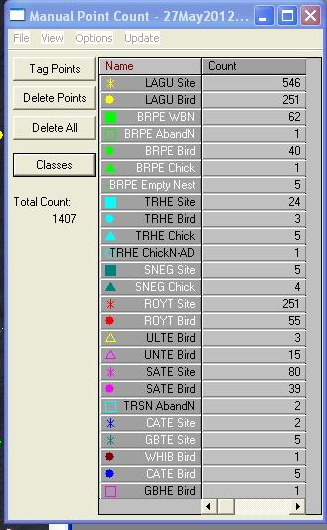
#> input picture data/fixtures/dialogs/A_felicity_2012_dialog.png, 327 x 530 px; its folder holds only this picture in this run
$ python -i classify.py   (imports and definitions only)
#> lines starting #> are read from the running program, lines starting #| are printed output that depends on the picture; after the words box and inside, x2 and y2 are one past the last pixel; in counts of white or black regions, pixels touching at a corner belong together
### src/legend.py
"""
Dialog legend parsing for bird annotation recovery.

The point-counting GUI renders a legend table inside the dialog box:
each row shows a colored marker glyph, a class name, and a count, all on
the same line. The marker's SHAPE and COLOR together identify the class —
color alone is ambiguous (e.g. a red circle = "LAGU Stand" but a red
square = "LAGU Roost"; a dark-red circle = "BRPE Ad").

This module extracts, per image, the ordered list of legend markers with
their shape + color. Those become per-image templates used to classify
dots in the aerial region, so categories that share a color but differ in
shape are kept separate.

Pipeline position: runs on the dialog region from ScreenshotDecomposer.
Input: dialog region (RGB numpy array)
Output: list[LegendEntry]

Design goal (per mentor): the detector should work from the screenshot
alone, without the annotation CSV. The CSV is used only to validate the
recovered mapping.
"""

from __future__ import annotations

import logging
import os
import re
from dataclasses import dataclass
from pathlib import Path
from typing import Optional

import cv2
import numpy as np
import yaml

logger = logging.getLogger(__name__)


# ─────────────────────────────────────────────────────
# CONFIG
# ─────────────────────────────────────────────────────

def _load_config() -> dict:
    config_path = Path(__file__).parent.parent / "config.yaml"
    if not config_path.exists():
        raise FileNotFoundError(f"Config not found: {config_path}")
    with open(config_path) as f:
        full = yaml.safe_load(f)
    return full.get("legend", {})


_CONFIG = _load_config()

# Defaults keep the module usable even if config.yaml has no `legend:` block.
_BLOB_SAT_MIN = _CONFIG.get("blob_sat_min", 90)
_SAT_MIN = _CONFIG.get("marker_sat_min", 70)
_VAL_MIN = _CONFIG.get("marker_val_min", 55)
_BLOB_AREA_MIN = _CONFIG.get("blob_area_min", 5)
_BLOB_AREA_MAX = _CONFIG.get("blob_area_max", 70)
_MARKER_BAND_PAD = _CONFIG.get("marker_band_pad", 5)
_PITCH_MIN = _CONFIG.get("row_pitch_min", 6.0)
_PITCH_MAX = _CONFIG.get("row_pitch_max", 12.0)
_FG_GREY_DELTA = _CONFIG.get("fg_grey_delta", 28)
_FILL_FILLED = _CONFIG.get("fill_filled", 0.55)
_LADDER_MIN = _CONFIG.get("ladder_min_rows", 3)
_DIALOG_MAX_AREA = _CONFIG.get("dialog_max_area_frac", 0.40)
_TEXT_MIN_COLS = _CONFIG.get("row_text_min_cols", 10)
_TEXT_MIN_RUNS = _CONFIG.get("row_text_min_runs", 3)
# Shortest cleaned token `_find_species` will try to match. Species codes are four
# letters, but OCR routinely drops the leading one; at 4 such a token never reaches
# the matcher. SPECIES_MIN_TOKEN=4 restores the old gate for A/B.
_SPECIES_MIN_TOKEN = int(os.environ.get("SPECIES_MIN_TOKEN", "3"))
_SQUARE_EXTENT = _CONFIG.get("square_extent", 0.72)


# ─────────────────────────────────────────────────────
# DATACLASS
# ─────────────────────────────────────────────────────

@dataclass
class LegendEntry:
    """
    One parsed legend row.

    Attributes:
        row: Vertical order index (0 = top row).
        cy: Marker center y in dialog coords.
        cx: Marker center x in dialog coords.
        shape: 'circle', 'square', 'star', 'triangle', 'ring', 'plus',
               or 'unknown' (best-effort label; matching uses `template`).
        color: HSV color name ('red', 'yellow', ...) or 'grey'.
        hue: Circular-mean hue [0,180] of marker foreground, or None for grey.
        marker: Cropped marker glyph (RGB), for visualization.
        template: Canonical (T x T) float glyph mask in [0,1], centered and
                  scale-normalized, used to match aerial dots by shape.
        class_name: Class label read from the dialog text (OCR), or None.
        species: Species code parsed from class_name (e.g. 'BRPE'), or None.
        category: Category parsed from class_name (e.g. 'Site'), or None.
        count: Per-class count read from the dialog Count column, or None.
    """
    row: int
    cy: float
    cx: float
    shape: str
    color: str
    hue: Optional[float]
    marker: np.ndarray
    template: np.ndarray
    class_name: Optional[str] = None
    species: Optional[str] = None
    category: Optional[str] = None
    count: Optional[int] = None

    def key(self) -> str:
        """Stable (shape, color) identity used to match aerial dots."""
        return f"{self.color}:{self.shape}"

    # [5 lines left out: function __repr__, not called in this run]


# ─────────────────────────────────────────────────────
# COLOR
# ─────────────────────────────────────────────────────

# Hue ranges mirror detect.py's color_bins (OpenCV hue 0-180).
_HUE_NAMES: list[tuple[str, list[tuple[int, int]]]] = [
    ("red", [(0, 10), (160, 180)]),
    ("orange", [(11, 22)]),
    ("yellow", [(23, 33)]),
    ("green", [(34, 85)]),
    ("cyan", [(86, 100)]),
    ("blue", [(101, 130)]),
    ("magenta", [(131, 159)]),
]


# [152 lines left out: functions _circular_mean_hue, _name_hue, _raw_components, _marker_blobs, _fit_grid, _foreground, not called in this run]


_UPSCALE = _CONFIG.get("glyph_upscale", 6)
_TEMPLATE_SIZE = _CONFIG.get("template_size", 24)


# [623 lines left out: functions _glyph_mask, _read_glyph, _central_component, canonical_template, _classify_shape, _axis_fraction and 11 more, not called in this run]


# ─────────────────────────────────────────────────────
# CLASS-NAME OCR (attach the text label to each marker)
# ─────────────────────────────────────────────────────

# Known category words (the suffix after the species code). Lower-cased.
_CATEGORIES = [
    "wbn", "site", "bird", "chick", "nest", "adult", "ad", "stand", "roost",
    "brood", "imm", "pbn", "abandn", "aband", "empty", "nestling", "sit",
    "float", "floating", "colony", "nestw", "chickn-ad", "chickn", "duck",
    "stand", "ad roost", "imm roost", "in colony",
]


# [303 lines left out: functions _ocr_engine, _levenshtein, _best_match, _find_species, _parse_class_text, _column_gridlines and 3 more, not called in this run]


# Species codes (from the dataset). Used to correct OCR of the species token.
_SPECIES_CODES = [
    "AMAV", "AMCO", "AMOY", "ANHI", "AWPE", "BBPL", "BBWD", "BCNH", "BLSK",
    "BLTE", "BNST", "BRNO", "BRPE", "BWTE", "CAEG", "CANG", "CARO", "CATE",
    "COGA", "COTE", "CRCA", "DAIB", "DCCO", "DUCK", "FICR", "FOCO", "FOTE",
    "FUWD", "GBHE", "GBTE", "GLIB", "GREG", "GRFL", "GRHE", "GTGR", "HERG",
    "LAGU", "LBBG", "LBHE", "LEBI", "LETE", "MABO", "MAFR", "MAGO", "MODU",
    "NECO", "NSHO", "OSPR", "RBGU", "REEG", "REKN", "ROSA", "ROSP", "ROST",
    "ROYT", "RSHA", "RUTU", "SATE", "SBDO", "SDHE", "SNEG", "SONO", "SOTE",
    "TRHE", "TRSN", "ULGU", "ULTE", "UNCO", "UNCR", "UNDU", "UNEG", "UNGT",
    "UNGU", "UNHG", "UNIB", "UNID", "UNNH", "UNRA", "UNSB", "UNSH", "UNTE",
    "UNWA", "UNWW", "USTE", "WADE", "WFIB", "WHEG", "WHIB", "WILL", "WIPH",
    "WIPL", "WOST", "YCNH",
]

### src/classify.py
"""
Classify aerial annotation dots against a per-image legend.

Stage that turns the parsed legend (src/legend.py) into separated, labelled
detections: each colored dot baked into the aerial photo is matched to one of
the legend markers by COLOUR first, then — when several classes share a colour
(e.g. red circle "BRPE WBN" vs red plus "BRPE bird") — by SHAPE via template
correlation against the legend glyph. This keeps categories that share a colour
distinct, which colour-only detection cannot do.

Input: aerial RGB + parsed legend entries (with templates).
Output: list[AerialDot], each assigned to a legend class.
"""

from __future__ import annotations

import logging
import os
from dataclasses import dataclass
from typing import Optional, TYPE_CHECKING

import cv2
import numpy as np
from scipy.ndimage import label as scipy_label
from scipy.ndimage import maximum_filter

if TYPE_CHECKING:  # avoid a runtime import cycle (subtract imports classify)
    from src.align import AlignResult

from src.legend import (
    LegendEntry,
    _read_glyph,
    _central_component,
    _classify_shape,
    _is_marker_like,
    _name_hue,
    _circular_mean_hue,
    _SAT_MIN,
    _VAL_MIN,
    canonical_template,
)

logger = logging.getLogger(__name__)

# ── Per-image colour anchoring ──────────────────────────────────────────────
# Josh's ask: assign each aerial dot to the dialog's OWN palette, not fixed
# global hue bins. Step-0 measurement (scripts/diagnose_marker_colors.py) showed
# hue barely varies within a colour group; the class-separating signal (e.g.
# light vs dark red) lives in BRIGHTNESS. So the anchor space must include value.
#
# For each aerial dot we compute a colour vector, then take as candidates the
# legend entries whose colour is within _COLOR_MARGIN of the closest one (a
# self-adapting cluster: same-colour classes stay together, a far light/dark
# variant drops out). Shape/template then separates same-colour candidates.
# Dots whose closest legend colour is beyond _COLOR_REJECT are left unassigned
# (off-palette noise) instead of being forced onto a wrong class.
_COLOR_SPACE = "lab"     # "lab" (perceptual, uniform threshold) or "hsv"
_COLOR_MARGIN = 22.0     # candidates within (min_dist + margin) of the dot
_COLOR_REJECT = 45.0     # closest colour beyond this -> unassigned
_UNSET = object()        # cache sentinel (avoids array-truthiness on None/ndarray)


@dataclass
class AerialDot:
    """A detected annotation dot in the aerial, assigned to a legend class."""
    cx: float
    cy: float
    color: str
    shape: str
    area: int
    template: np.ndarray
    quality: float = 0.0          # how dot-like (saturation/contrast); for ranking
    color_vec: Optional[np.ndarray] = None   # colour signature for palette anchoring
    # Filled in by assignment:
    legend_row: Optional[int] = None   # LegendEntry.row — the class IDENTITY
    species: Optional[str] = None
    category: Optional[str] = None
    class_name: Optional[str] = None   # display text; may be None or non-unique
    match_score: float = 0.0
    # Every row this dot's own colour proposed, best score first, and their scores.
    # Nothing in this module reads them: they exist so the export can carry more than
    # one candidate class per dot and let review settle the uncertain ones, which is
    # cheaper than re-running the pipeline to find out what the runner-up was.
    # A dot can carry candidates and still hold no class, when every one of them
    # filled up — that case is exactly the one worth reviewing.
    candidates: tuple = ()
    candidate_scores: tuple = ()


def _split_cluster(
    blob_mask: np.ndarray, n_expected: int,
) -> list[tuple[float, float]]:
    """
    Split a merged cluster of overlapping dots into individual centers.

    Overlapping annotation dots form one connected component. A distance
    transform peaks at each dot center; local maxima recover the individuals.
    Returns a list of (cx, cy) in blob_mask coordinates.
    """
    dist = cv2.distanceTransform(blob_mask, cv2.DIST_L2, 5)
    if dist.max() <= 0:
        return []
    # Peak-separation scaled to the expected per-dot footprint.
    fs = max(3, int(np.sqrt(blob_mask.sum() / max(n_expected, 1)) * 0.9))
    if fs % 2 == 0:
        fs += 1
    peaks = (dist == maximum_filter(dist, size=fs)) & (dist > 2.0)
    labeled, n_found = scipy_label(peaks)
    if n_found == 0:
        ys, xs = np.where(blob_mask > 0)
        return [(float(xs.mean()), float(ys.mean()))] if xs.size else []
    centers = []
    for j in range(1, n_found + 1):
        ys, xs = np.where(labeled == j)
        if xs.size:
            centers.append((float(xs.mean()), float(ys.mean())))
    return centers


def _dot_centers(
    rgb: np.ndarray, exclude: Optional[tuple[int, int, int, int]] = None,
    sat_min: int = 80, val_min: int = 55,
) -> tuple[list[tuple[float, float]], float]:
    """
    Centers of all annotation dots in the aerial, splitting merged clusters.

    Returns (centers, single_area). `exclude` is the dialog (x, y, w, h) box,
    whose dots are dropped so legend markers are not counted.
    """
#> called with sat_min = 80, val_min = 55
    hsv = cv2.cvtColor(cv2.cvtColor(rgb, cv2.COLOR_RGB2BGR), cv2.COLOR_BGR2HSV)
#> hsv: shape (530, 327, 3); mean H, S, V 30.4, 23.2, 194.1
    s, v = hsv[:, :, 1], hsv[:, :, 2]
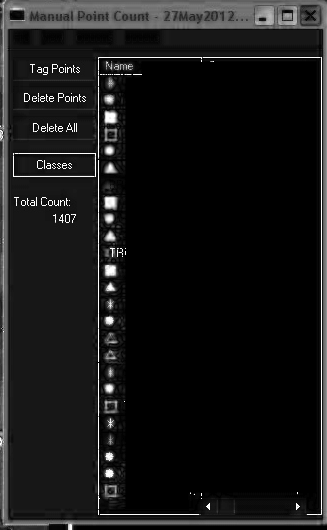
#> s: shape (530, 327); min 0, max 255, mean 23.2
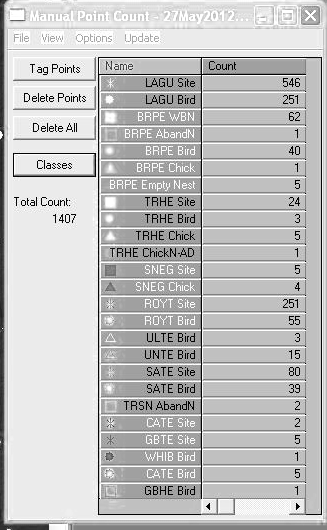
#> v: shape (530, 327); min 0, max 255, mean 194.1
    mask = ((s > sat_min) & (v > val_min)).astype(np.uint8)
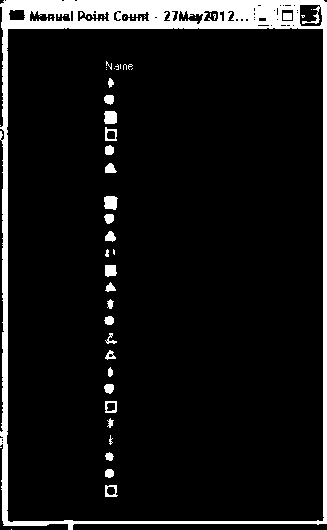
#> mask: shape (530, 327); values 0 (black) and 1 (white), 9% white; 53 white regions (28 under 20 px), largest, box (x1, y1, x2, y2) and area: (0, 0, 327, 530) 13580, (104, 196, 118, 210) 163, (104, 111, 117, 124) 156
    mask = cv2.morphologyEx(mask, cv2.MORPH_CLOSE, np.ones((3, 3), np.uint8))
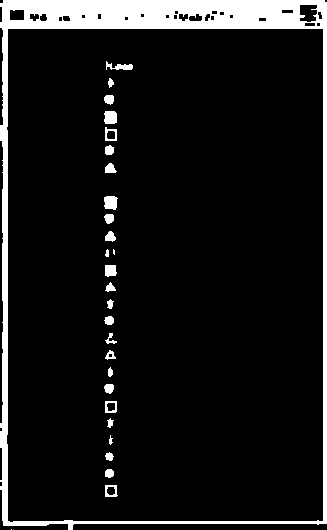
#> mask: shape (530, 327); values 0 (black) and 1 (white), 9.5% white; 28 white regions (2 under 20 px), largest, box (x1, y1, x2, y2) and area: (0, 0, 327, 530) 14529, (104, 196, 118, 210) 163, (104, 111, 117, 124) 156

    n, labels, stats, cents = cv2.connectedComponentsWithStats(mask, 8)
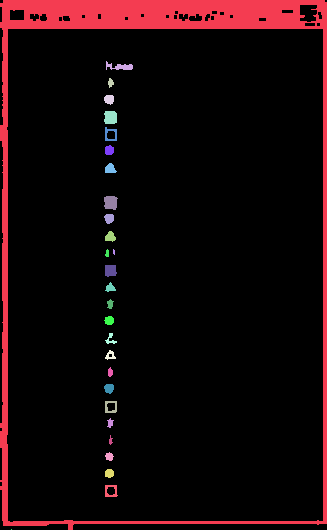
#> labels: shape (530, 327) int32; 29 distinct labels, from 0 to 28; one colour per label, 0 black
#> n = 29; stats = 29 rows, first 6: [0, 0, 327, 530, 156874], [0, 0, 327, 530, 14529], [106, 61, 27, 9, 126], [108, 78, 6, 10, 39], [104, 95, 10, 10, 80], [104, 111, 13, 13, 156]; cents = 29 pairs, first value 11 to 164.7, second value 66.29 to 529
    comps = []
    areas = []
    for i in range(1, n):
        area = int(stats[i, cv2.CC_STAT_AREA])
        bw = int(stats[i, cv2.CC_STAT_WIDTH])
        bh = int(stats[i, cv2.CC_STAT_HEIGHT])
        if area < 8:
            continue
        cx, cy = float(cents[i][0]), float(cents[i][1])
        if exclude is not None:
            ex, ey, ew, eh = exclude
            if ex <= cx <= ex + ew and ey <= cy <= ey + eh:
                continue
        comps.append((i, area, bw, bh, cx, cy,
                      int(stats[i, cv2.CC_STAT_LEFT]),
                      int(stats[i, cv2.CC_STAT_TOP])))
        if max(bw, bh) / max(min(bw, bh), 1) <= 2:
            areas.append(area)
#> this loop made 28 passes
#> (area, bw, bh, cx, cy) on passes 1 to 8: (14529, 327, 530, 151.3, 140.9), (126, 27, 9, 119.6, 66.29), (39, 6, 10, 110.2, 82.36), (80, 10, 10, 108.8, 98.95), (156, 13, 13, 110.1, 117), (88, 12, 14, 110.2, 134.1), (76, 9, 10, 108.9, 149.8), (86, 12, 10, 109.8, 168.4)
#> (the rest of the program and of its run is left out)
